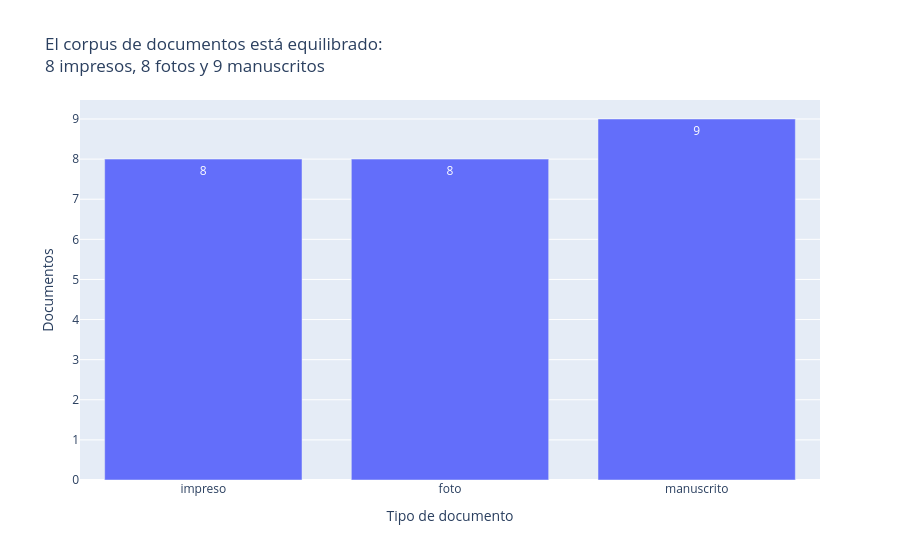

Notebook cell for this chart:
### Markdown cell above
## 1.6. Análisis Exploratorio (EDA):

*Generar 3 gráficos con Plotly Express:*
- *Distribución de documentos por tipo (impreso / foto / manuscrito).*
- *Duración por clip de audio (o minutos por fuente).*
- *Histograma de longitud de los textos extraídos (caracteres OCR y palabras ASR).*

*Cada gráfico debe tener un título que exprese la conclusión analítica, no solo la variable.*


Sobre los documentos escritos, el documento de SERVIR, al que se tomó foto, es el que más caracteres tiene; y de los manuscritos son los que menos tiene. Sobre los audios, la conversación familiar brindó más palabras por clip.

### Code cell
# Configuración de Plotly: interactivo en VS Code y, además, imagen PNG para que se vea en GitHub
import plotly.express as px
import plotly.io as pio
pio.renderers.default = "vscode+png"

conteo = documentos["tipo"].value_counts().reindex(["impreso", "foto", "manuscrito"]).reset_index()
fig = px.bar(conteo, x="tipo", y="count", text="count",
             labels={"tipo": "Tipo de documento", "count": "Documentos"},
             title="El corpus de documentos está equilibrado:<br>8 impresos, 8 fotos y 9 manuscritos")
fig.show()

### Figure 1 — Plotly figure (JSON) as saved in the notebook; plotly's stock layout.template omitted (floating-point values rounded to 4 significant figures)
{"data": [{"hovertemplate": "Tipo de documento=%{x}<br>Documentos=%{text}<extra></extra>", "legendgroup": "", "marker": {"color": "#636efa", "pattern": {"shape": ""}}, "name": "", "orientation": "v", "showlegend": false, "text": [8.0, 8.0, 9.0], "textposition": "auto", "type": "bar", "x": ["impreso", "foto", "manuscrito"], "xaxis": "x", "y": [8, 8, 9], "yaxis": "y"}], "layout": {"barmode": "relative", "legend": {"tracegroupgap": 0}, "title": {"text": "El corpus de documentos está equilibrado:<br>8 impresos, 8 fotos y 9 manuscritos"}, "xaxis": {"anchor": "y", "domain": [0, 1], "title": {"text": "Tipo de documento"}}, "yaxis": {"anchor": "x", "domain": [0, 1], "title": {"text": "Documentos"}}}}
